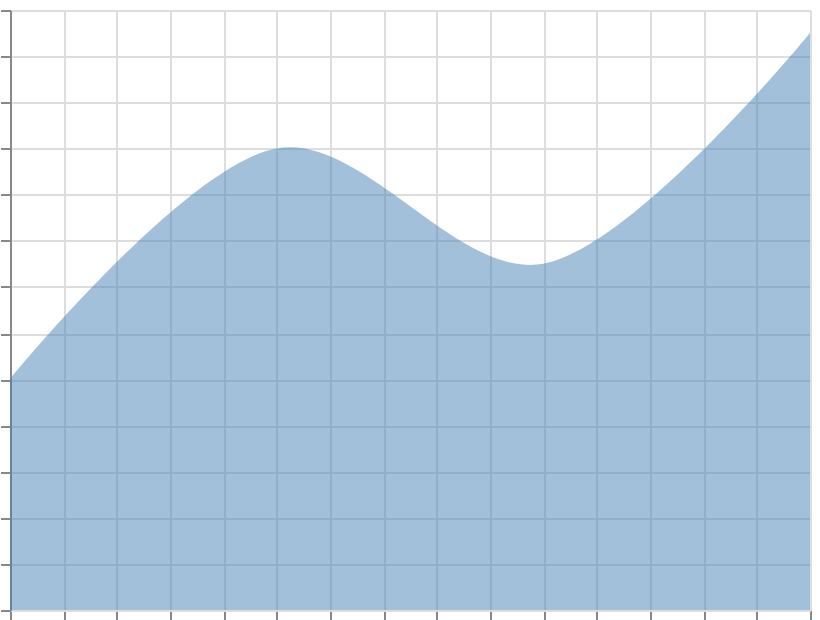

Describe this chart as a Vega-Lite specification.
### Vega specification from a JSON file in a GitHub repository (floating-point values rounded to 4 significant figures)
{"$schema": "https://vega.github.io/schema/vega/v6.json", "width": 400, "height": 300, "padding": 5, "autosize": "none", "data": [{"name": "table", "values": [{"x": 0, "y": 10}, {"x": 1, "y": 20}, {"x": 2, "y": 15}, {"x": 3, "y": 25}]}], "scales": [{"name": "x", "type": "linear", "domain": {"data": "table", "field": "x"}, "range": "width", "nice": true}, {"name": "y", "type": "linear", "domain": {"data": "table", "field": "y"}, "range": [{"signal": "height"}, 0], "nice": true}], "marks": [{"type": "area", "from": {"data": "table"}, "encode": {"update": {"x": {"scale": "x", "field": "x"}, "y": {"scale": "y", "field": "y"}, "y2": {"scale": "y", "value": 0}, "fill": {"value": "steelblue"}, "fillOpacity": {"value": 0.5}, "interpolate": {"value": "catmull-rom"}, "tension": {"value": 0.3}}}}], "axes": [{"scale": "x", "orient": "bottom", "grid": true, "labels": false}, {"scale": "y", "orient": "left", "grid": true, "labels": false}]}
